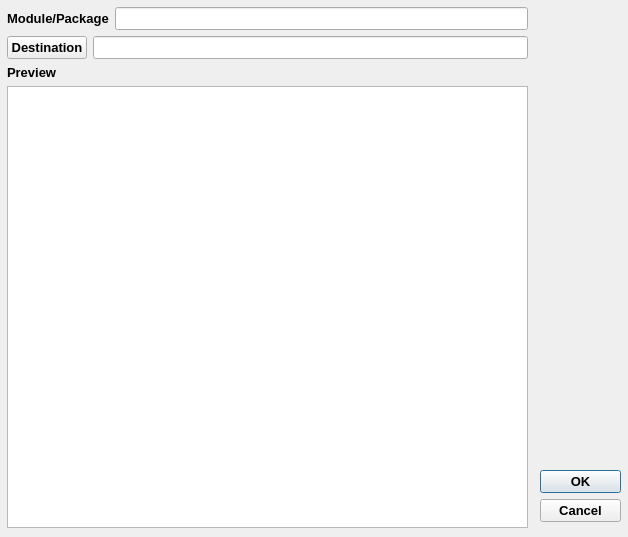
<?xml version="1.0" encoding="UTF-8"?>
<ui version="4.0">
 <class>Dialog</class>
 <widget class="QDialog" name="Dialog">
  <property name="windowModality">
   <enum>Qt::WindowModal</enum>
  </property>
  <property name="geometry">
   <rect>
    <x>0</x>
    <y>0</y>
    <width>628</width>
    <height>537</height>
   </rect>
  </property>
  <property name="font">
   <font>
    <pointsize>10</pointsize>
    <bold>true</bold>
   </font>
  </property>
  <property name="windowTitle">
   <string>Move</string>
  </property>
  <widget class="QDialogButtonBox" name="buttonBox">
   <property name="geometry">
    <rect>
     <x>540</x>
     <y>470</y>
     <width>81</width>
     <height>61</height>
    </rect>
   </property>
   <property name="locale">
    <locale language="Chinese" country="China"/>
   </property>
   <property name="orientation">
    <enum>Qt::Vertical</enum>
   </property>
   <property name="standardButtons">
    <set>QDialogButtonBox::Cancel|QDialogButtonBox::Ok</set>
   </property>
  </widget>
  <widget class="QWidget" name="layoutWidget">
   <property name="geometry">
    <rect>
     <x>7</x>
     <y>7</y>
     <width>521</width>
     <height>521</height>
    </rect>
   </property>
   <layout class="QVBoxLayout" name="verticalLayout">
    <item>
     <layout class="QHBoxLayout" name="horizontalLayout_module">
      <item>
       <widget class="QLabel" name="label_module">
        <property name="text">
         <string>Module/Package</string>
        </property>
       </widget>
      </item>
      <item>
       <widget class="QLineEdit" name="lineEdit_module">
        <property name="readOnly">
         <bool>true</bool>
        </property>
       </widget>
      </item>
     </layout>
    </item>
    <item>
     <layout class="QHBoxLayout" name="horizontalLayout_destination">
      <item>
       <widget class="QPushButton" name="pushButton_destination">
        <property name="text">
         <string>Destination</string>
        </property>
       </widget>
      </item>
      <item>
       <widget class="QLineEdit" name="lineEdit_destination">
        <property name="readOnly">
         <bool>true</bool>
        </property>
       </widget>
      </item>
     </layout>
    </item>
    <item>
     <layout class="QHBoxLayout" name="horizontalLayout_preview">
      <item>
       <widget class="QLabel" name="label_preview">
        <property name="text">
         <string>Preview</string>
        </property>
       </widget>
      </item>
      <item>
       <widget class="QLabel" name="label_mode">
        <property name="font">
         <font>
          <pointsize>10</pointsize>
          <bold>true</bold>
          <underline>true</underline>
         </font>
        </property>
        <property name="text">
         <string/>
        </property>
       </widget>
      </item>
     </layout>
    </item>
    <item>
     <widget class="QPlainTextEdit" name="plainTextEdit">
      <property name="font">
       <font>
        <pointsize>10</pointsize>
        <bold>false</bold>
       </font>
      </property>
      <property name="readOnly">
       <bool>true</bool>
      </property>
     </widget>
    </item>
   </layout>
  </widget>
 </widget>
 <resources/>
 <connections>
  <connection>
   <sender>buttonBox</sender>
   <signal>accepted()</signal>
   <receiver>Dialog</receiver>
   <slot>accept()</slot>
   <hints>
    <hint type="sourcelabel">
     <x>248</x>
     <y>254</y>
    </hint>
    <hint type="destinationlabel">
     <x>157</x>
     <y>274</y>
    </hint>
   </hints>
  </connection>
  <connection>
   <sender>buttonBox</sender>
   <signal>rejected()</signal>
   <receiver>Dialog</receiver>
   <slot>reject()</slot>
   <hints>
    <hint type="sourcelabel">
     <x>316</x>
     <y>260</y>
    </hint>
    <hint type="destinationlabel">
     <x>286</x>
     <y>274</y>
    </hint>
   </hints>
  </connection>
  <connection>
   <sender>pushButton_destination</sender>
   <signal>clicked()</signal>
   <receiver>Dialog</receiver>
   <slot>set_destination()</slot>
   <hints>
    <hint type="sourcelabel">
     <x>50</x>
     <y>50</y>
    </hint>
    <hint type="destinationlabel">
     <x>313</x>
     <y>268</y>
    </hint>
   </hints>
  </connection>
 </connections>
 <slots>
  <slot>set_destination()</slot>
  <slot>preview()</slot>
 </slots>
</ui>
